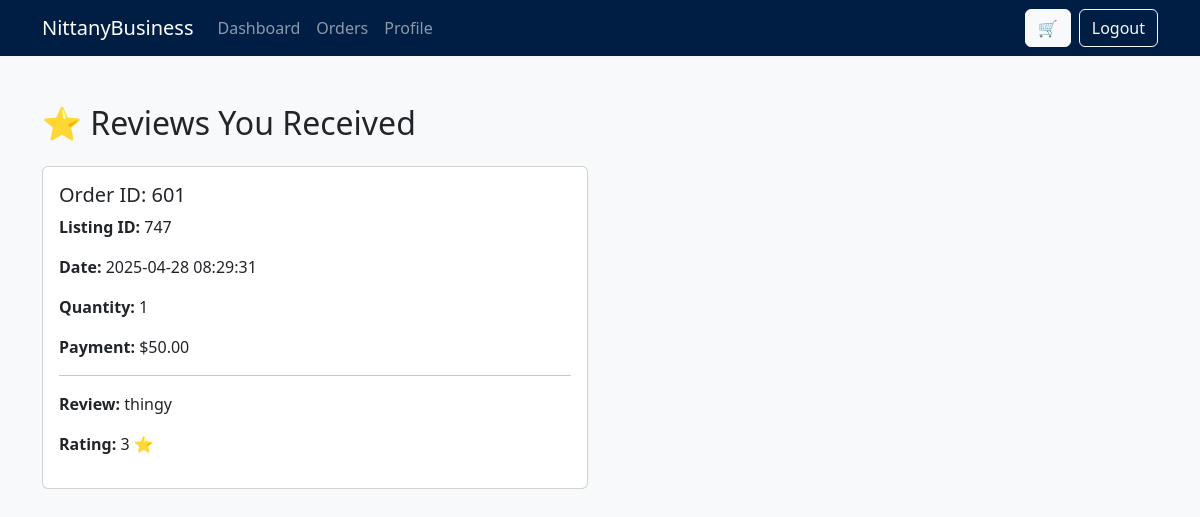
/seller_reviews (signed in), run on the app's committed database.
### tables this page shows
CREATE TABLE Reviews (
            order_id INTEGER PRIMARY KEY,
            review_desc TEXT,
            rating INTEGER NOT NULL,
            FOREIGN KEY (order_id) REFERENCES Orders (order_id)
        );

CREATE TABLE Orders (
            order_id INTEGER PRIMARY KEY AUTOINCREMENT,
            seller_email TEXT NOT NULL,
            buyer_email TEXT NOT NULL,
            listing_id INTEGER NOT NULL,
            date DATE NOT NULL,
            quantity INTEGER NOT NULL,
            payment INTEGER NOT NULL,
            FOREIGN KEY (seller_email) REFERENCES Sellers (email) ON UPDATE CASCADE,
            FOREIGN KEY (buyer_email) REFERENCES Buyers (email) ON UPDATE CASCADE,
            FOREIGN KEY (listing_id) REFERENCES ProductListings (listing_id)
        );

### V1/nittany-business/app.py (the view)
@app.route('/seller_reviews')
def seller_reviews():
    if 'user' not in session:
        flash('You must be logged in.', 'error')
        return redirect(url_for('login'))
    user = session['user']
    if user['type'] != 'Seller':
        flash('Only sellers can view their reviews.', 'error')
        return redirect(url_for('dashboard'))
    connection = sql.connect(DATABASE)
    cursor = connection.cursor()
    cursor.execute('''
        SELECT O.order_id, O.listing_id, O.date, O.quantity, O.payment, R.review_desc, R.rating
        FROM Orders O
        LEFT JOIN Reviews R ON O.order_id = R.order_id
        WHERE O.seller_email = ?
        ORDER BY O.date DESC
    ''', (user['id'],))
    attributes = ['order_id', 'listing_id', 'date', 'quantity', 'payment', 'review_desc', 'rating']
    reviews = [dict(zip(attributes, row)) for row in cursor.fetchall()]
    connection.close()
    return render_template('seller_reviews.html', user=user, reviews=reviews)

### V1/nittany-business/templates/seller_reviews.html (shortened to what this page needs)
<!DOCTYPE html>
<html lang="en">
<head>
    <link href="https://cdn.jsdelivr.net/npm/bootstrap@5.3.0/dist/css/bootstrap.min.css" rel="stylesheet">
    <link rel="stylesheet" href="{{ url_for('static', filename='css/styles.css') }}">
</head>
<body>
    {% include 'navbar.html' %}
    <div class="container mt-5">
        <h2 class="mb-4">⭐ Reviews You Received</h2>
        {% if reviews %}
            <div class="row row-cols-1 row-cols-md-2 g-4">
                {% for review in reviews %}
                <div class="col">
                    <div class="card h-100">
                        <div class="card-body">
                            <h5 class="card-title">Order ID: {{ review.order_id }}</h5>
                            <p><strong>Listing ID:</strong> {{ review.listing_id }}</p>
                            <p><strong>Date:</strong> {{ review.date }}</p>
                            <p><strong>Quantity:</strong> {{ review.quantity }}</p>
                            <p><strong>Payment:</strong> ${{ "%.2f"|format(review.payment) }}</p>
                            {% if review.review_desc %}
                                <hr>
                                <p><strong>Review:</strong> {{ review.review_desc }}</p>
                                <p><strong>Rating:</strong> {{ review.rating }} ⭐</p>
                            {% else %}
                                <p class="text-muted">No review left for this order.</p>
                            {% endif %}
                        </div>
                    </div>
                </div>
                {% endfor %}
            </div>
        {% else %}
            <div class="alert alert-info">No reviews yet.</div>
        {% endif %}
    </div>
</body>
</html>

### V1/nittany-business/static/css/styles.css (style rules this page uses)
body { font-family: "Segoe UI", Tahoma, Geneva, Verdana, sans-serif; background-color: #f8f9fa; }

### data on the page
Reviews: order_id "601", listing_id "747", date "2025-04-28 08:29:31", quantity "1", review_desc "thingy", rating "3"
Orders: payment "50.00"
